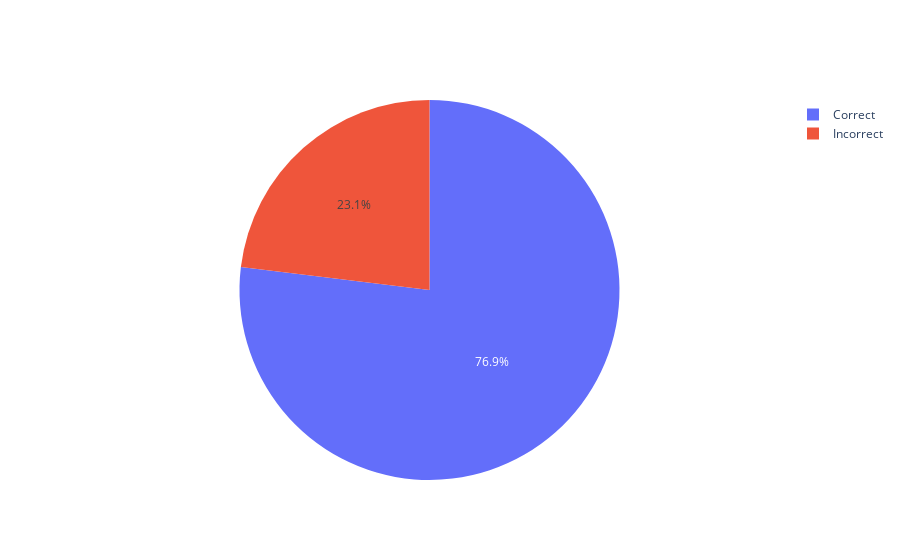

Write notebook code for a chart like this one.
### Code cell
print('Full Baseline Model Data Metrics')
import plotly.graph_objects as go

labels = ['Correct','Incorrect']
values = [correct,incorrect]

fig = go.Figure(data=[go.Pie(labels=labels, values=values)])
fig.show()

### Figure 1 — Plotly figure (JSON) as saved in the notebook; plotly's stock layout.template omitted (floating-point values rounded to 4 significant figures)
{"data": [{"labels": ["Correct", "Incorrect"], "type": "pie", "values": [110, 33]}], "layout": {}}
